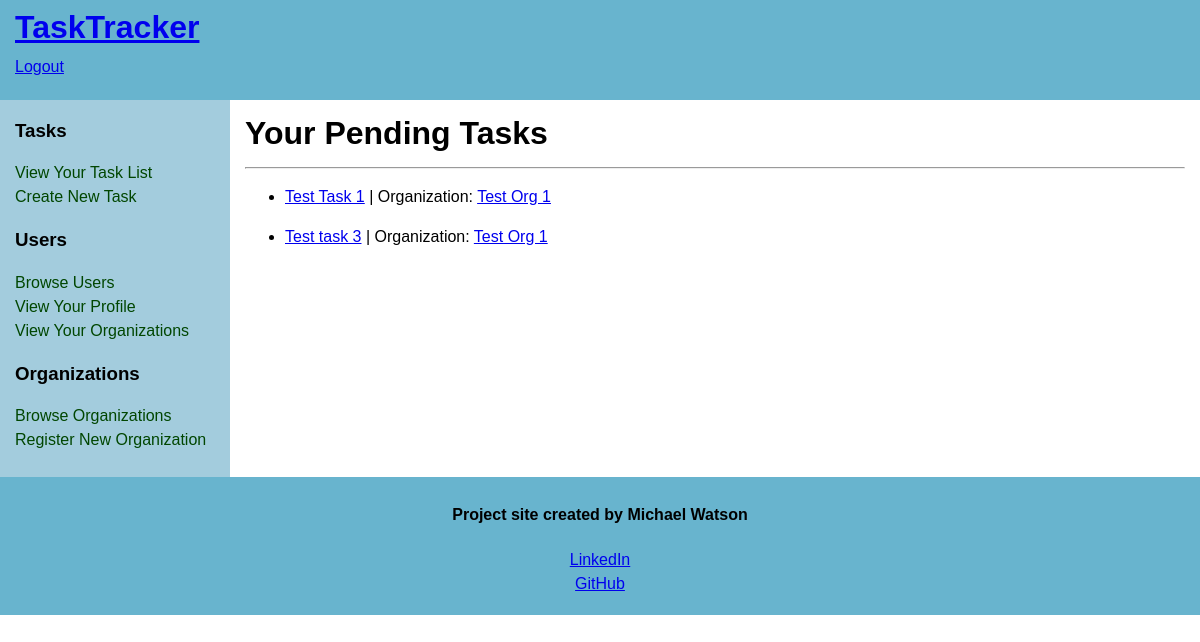
The page /tasks/test (signed in) on the database its author committed.
### models.py (models this page shows, shortened)
class Task(db.Model):
    __tablename__ = 'tasks'
    id = db.Column(db.Integer(), primary_key=True)
    name = db.Column(db.String(45), index=True, nullable=False)
    taskComplete = db.Column(db.Boolean(), default=False, nullable=False, index=True)
    organizationId = db.Column(db.Integer(), db.ForeignKey('organizations.id'), nullable=False, index=True)
    assignedToUserId = db.Column(db.Integer(), db.ForeignKey('users.id'), index=True)
    details = db.relationship('TaskDetail', backref='task', lazy='dynamic', cascade='all, delete-orphan')

class Organization(db.Model):
    __tablename__ = 'organizations'
    id = db.Column(db.Integer(), primary_key=True)
    name = db.Column(db.String(45), index=True, unique=True, nullable=False)
    about = db.Column(db.Text(255), index=True)
    address = db.Column(db.Text(255), index=True, nullable=False)
    contactUserId = db.Column(db.Integer(), index=True, nullable=False)
    users = db.relationship('User', secondary='organization_user_junction', back_populates='organizations', lazy='dynamic', cascade='all') #set relationship to junction table
    tasks = db.relationship('Task', backref='organization', lazy='dynamic', cascade='all, delete-orphan')

### routes.py (the view)
@app.route('/tasks/<username>')
@login_required
def tasks(username):
    if current_user.is_authenticated:
        tasks = User.query.filter_by(username=username).first_or_404().tasks.all()
        return render_template('tasks.html', title='Your TaskTracker Tasks', tasks=tasks)
    else:
        flash('Please login to view your task list')
        return redirect(url_for('login', _external=True, _scheme="HTTPS"))

### models.py (called while the page is built)
@loginManager.user_loader #load user for login manager
def load_user(id):
    return User.query.get(int(id))

### templates/tasks.html
{% extends 'base.html' %}
{% block content %}
    <main>
        <div id="content">
            <div class="innertube">
                <h1>Your Pending Tasks</h1><hr>
                    {% if tasks %}
                        {% for task in tasks %}
                            <ul>
                                <li><a href="{{ url_for('taskDetails', taskId=task.id) }}">{{ task.name }}</a> | Organization: <a href="{{ url_for('organizationProfile', name=task.organization.name) }}">{{ task.organization.name }}</a></li>
                            </ul>
                        {% endfor %}
                    {% else %}
                        <p>You have no pending tasks.</p>
                    {% endif %}
            </div>
        </div>
    </main>
{% endblock %}

### templates/base.html (style rules this page uses)
body { margin:0; padding:0; font-family: Sans-Serif; line-height: 1.5em; }
main { padding-bottom: 10010px; margin-bottom: -10000px; float: left; width: 100%; }
#content { margin-left: 230px; }
.innertube { margin: 15px; margin-top: 0; }

### rows shown on the page
Task: name "Test Task 1", organization.name "Test Org 1"
Task: name "Test task 3", organization.name "Test Org 1"
